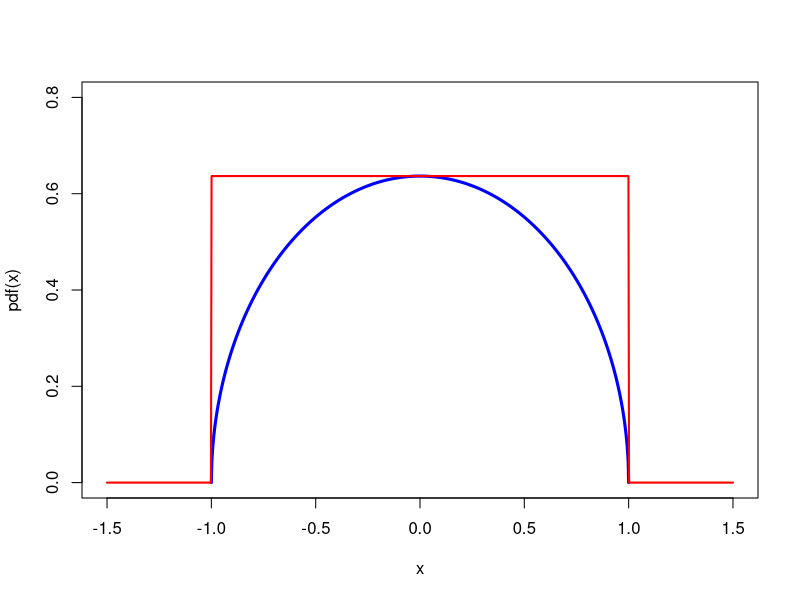
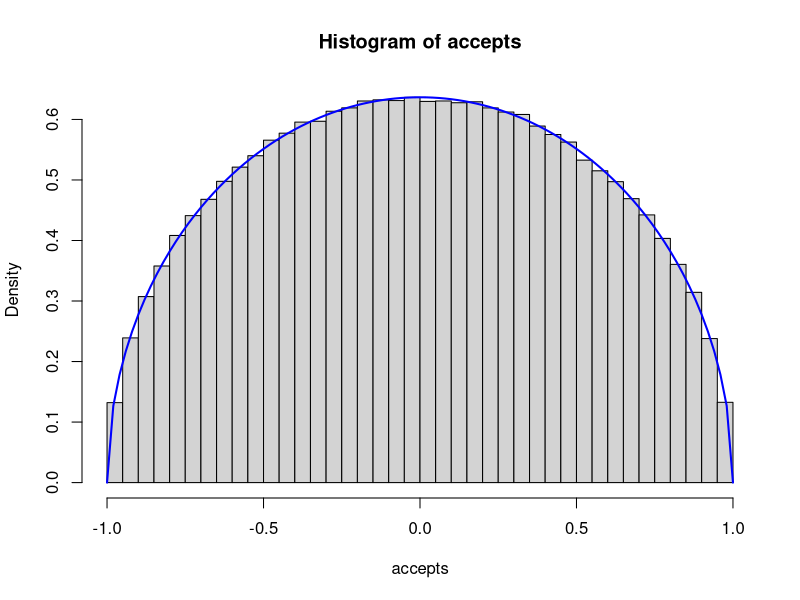
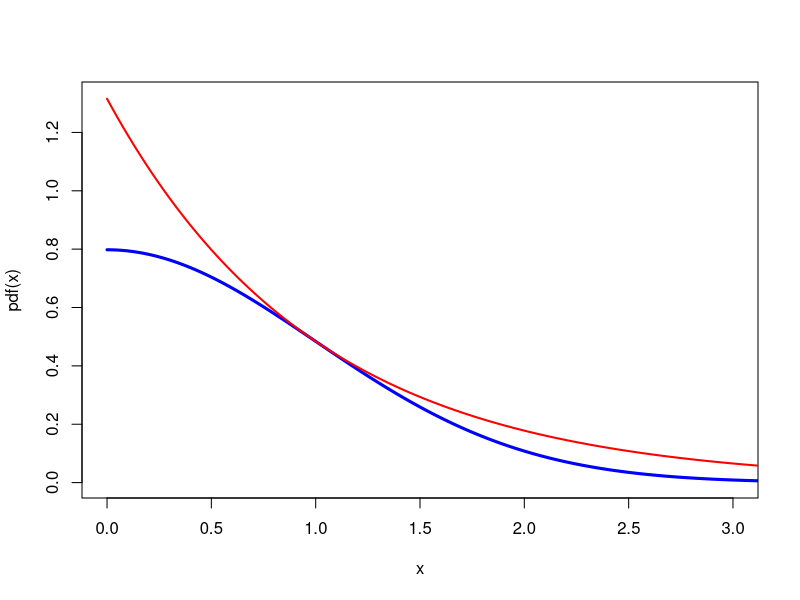
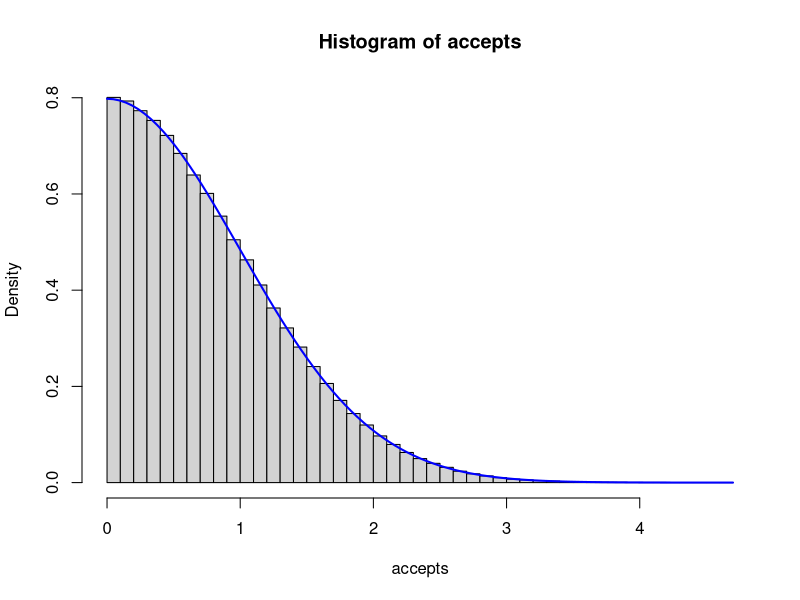

These charts were generated, in order, by the following R code:
## ---- chunk 1
pdf <- function(x) (2 / pi) * sqrt(1 - x^2)
env <- function(x) (4 / pi) * (1 / 2) * (-1 <= x & x <= 1)
## ---- chunk 2
#| code-fold: TRUE
curve(
  pdf, n = 1001, from = -1, to = 1,
  xlim = c(-1.5, 1.5), ylim = c(0, 0.8), lwd = 3, col = "blue"
)
curve(env, n = 1001, add = TRUE, lwd = 2, col = "red")
## ---- chunk 3
n_prop <- 1e6
props <- 2 * runif(n_prop) - 1
accepts <- props[runif(n_prop) <= pdf(props) / env(props)]

length(accepts)
hist(accepts, probability = TRUE, breaks = 40)
curve(pdf, add = TRUE, lwd = 2, col = "blue")
## ---- chunk 4
pdf <- function(x) sqrt(2 / pi) * exp(-x^2 / 2)
env <- function(x) sqrt(2 * exp(1) / pi) * exp(-x)
## ---- chunk 5
#| code-fold: TRUE
curve(
  pdf, n = 1001, from = 0, to = 4,
  xlim = c(0, 3), ylim = c(0, 1.32), lwd = 3, col = "blue"
)
curve(env, n = 1001, from = 0, to = 4, add = TRUE, lwd = 2, col = "red")
## ---- chunk 6
n_prop <- 1e6
props <- -log(runif(n_prop))
accepts <- props[runif(n_prop) <= pdf(props) / env(props)]

length(accepts)
hist(accepts, probability = TRUE, breaks = 40)
curve(pdf, add = TRUE, lwd = 2, col = "blue")
